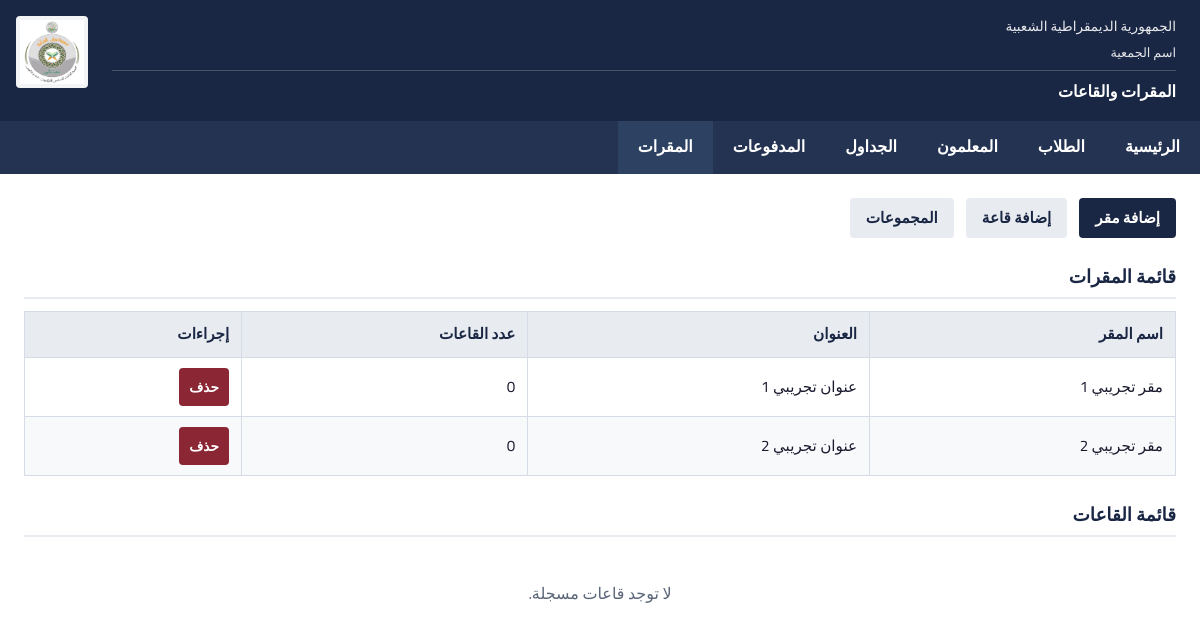
Screenshot of /departs with the database file from the repository.
### tables this page shows
CREATE TABLE depart (
    id INTEGER PRIMARY KEY AUTOINCREMENT,
    name TEXT NOT NULL,
    address TEXT
);

### app.py (the view)
@app.route("/departs")
def departs():
    db = get_db()
    all_departs = db.execute("""
        SELECT d.id, d.name, d.address, COUNT(s.id) AS salle_count
        FROM depart d
        LEFT JOIN salle s ON s.depart_id = d.id
        GROUP BY d.id ORDER BY d.name
    """).fetchall()
    all_salles = db.execute("""
        SELECT s.id, s.room_number, d.name AS depart_name
        FROM salle s JOIN depart d ON s.depart_id = d.id
        ORDER BY d.name, s.room_number
    """).fetchall()
    return render_template("departs.html", departs=all_departs, salles=all_salles)

### app.py (called while the page is built)
def get_db():
    if "db" not in g:
        g.db = sqlite3.connect("school.db")
        g.db.row_factory = sqlite3.Row
    return g.db

### templates/departs.html (shortened to what this page needs)
{% extends "base.html" %}
{% block page_title %}المقرات والقاعات{% endblock %}
{% block content %}
<div class="toolbar">
    <a class="btn btn-primary" href="{{ url_for('add_depart') }}">إضافة مقر</a>
    <a class="btn btn-secondary" href="{{ url_for('add_salle') }}">إضافة قاعة</a>
    <a class="btn btn-secondary" href="{{ url_for('classes') }}">المجموعات</a>
</div>
<h2 class="section-title">قائمة المقرات</h2>
{% if departs %}
<table class="data-table">
    <thead>
        <tr>
            <th>اسم المقر</th>
            <th>العنوان</th>
            <th>عدد القاعات</th>
            <th>إجراءات</th>
        </tr>
    </thead>
    <tbody>
        {% for d in departs %}
        <tr>
            <td>{{ d.name }}</td>
            <td>{{ d.address or '—' }}</td>
            <td>{{ d.salle_count }}</td>
            <td>
                <form class="inline-form" method="post" action="{{ url_for('delete_depart', depart_id=d.id) }}">
                    <button type="submit" class="btn btn-danger btn-sm">حذف</button>
                </form>
            </td>
        </tr>
        {% endfor %}
    </tbody>
</table>
{% else %}
<p class="empty-msg">لا توجد مقرات مسجلة.</p>
{% endif %}
<h2 class="section-title">قائمة القاعات</h2>
{% if salles %}
<table class="data-table">
    <thead>
        <tr>
            <th>رقم القاعة</th>
            <th>المقر</th>
            <th>إجراءات</th>
        </tr>
    </thead>
    <tbody>
        {% for s in salles %}
        <tr>
            <td>{{ s.room_number }}</td>
            <td>{{ s.depart_name }}</td>
            <td>
                <form class="inline-form" method="post" action="{{ url_for('delete_salle', salle_id=s.id) }}">
                    <button type="submit" class="btn btn-danger btn-sm">حذف</button>
                </form>
            </td>
        </tr>
        {% endfor %}
    </tbody>
</table>
{% else %}
<p class="empty-msg">لا توجد قاعات مسجلة.</p>
{% endif %}
{% endblock %}

### templates/base.html (style rules this page uses)
* { box-sizing: border-box; margin: 0; padding: 0; }
body { font-family: 'Cairo', sans-serif; background: #fff; color: #1a1a2e; line-height: 1.6; min-height: 100vh; }
.toolbar { display: flex; flex-wrap: wrap; gap: 0.75rem; margin-bottom: 1.25rem; align-items: center; }
.btn { display: inline-block; padding: 0.5rem 1rem; border-radius: 4px; font-family: inherit; font-size: 0.95rem; font-weight: 600; text-decoration: none; cursor: pointer; border: none; }
.btn-primary { background: #1a2744; color: #fff; }
.btn-secondary { background: #e8ecf1; color: #1a2744; }
.btn-danger { background: #8b2635; color: #fff; }
.btn-sm { padding: 0.35rem 0.65rem; font-size: 0.85rem; }
table.data-table { width: 100%; border-collapse: collapse; margin-top: 0.5rem; font-size: 0.95rem; }
table.data-table th, table.data-table td { padding: 0.65rem 0.75rem; text-align: right; border: 1px solid #d5dce6; }
table.data-table th { background: #e8ecf1; font-weight: 700; color: #1a2744; }
table.data-table tbody tr:nth-child(even) { background: #f7f9fb; }
.empty-msg { text-align: center; padding: 2rem; color: #5a6578; }
.inline-form { display: inline; }
.section-title { font-size: 1.15rem; margin: 1.5rem 0 0.75rem; color: #1a2744; border-bottom: 2px solid #e8ecf1; padding-bottom: 0.35rem; }

### rows the page displays
depart: name "مقر تجريبي 1", address "عنوان تجريبي 1", salle_count "0"
depart: name "مقر تجريبي 2", address "عنوان تجريبي 2", salle_count "0"
